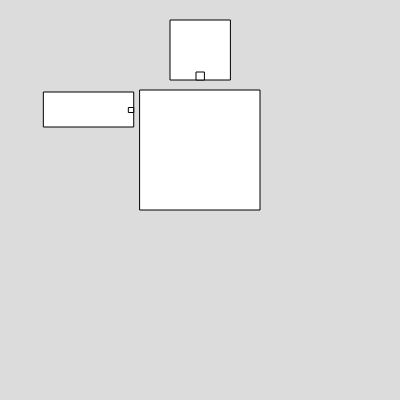
Frame 1 (no input)
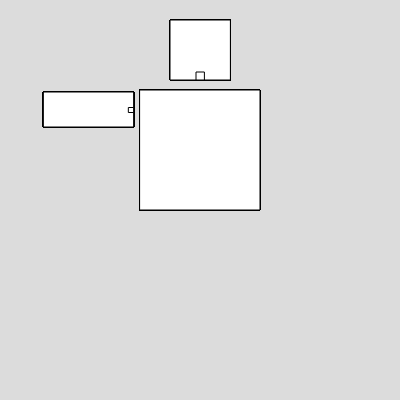
Frame 60 (no input)
Frame 120 (the mouse pressed at the canvas centre since frame 60): identical to frame 60, image omitted

The p5.js sketch that drew these frames (run headless with seeded random() and noise() and a simulated clock; from frame 60 on, the mouse is pressed at the canvas centre):

// p5.js sketch
// ── sketch.js
function setup() {
  createCanvas(400, 400);
  background(220);
}

function draw() {
  //cabeça inicio
  push();
  translate(width/2,80)
  rotate(radians(180))
  rect(-30,0,60,60)
  rect(-4,0,8,8)
  pop()
  //cabeça fim
  ///tronco inicio
  push();
	translate(width/2,90)
  rect(-60,0,120,120)
  pop();
	//tronco fim
  push();
  translate(width/3,110);
  rotate(radians(180))
  rect(0,-17,90,35);
  rect(0,-2.5,5,5)
  
  pop();
  
}
